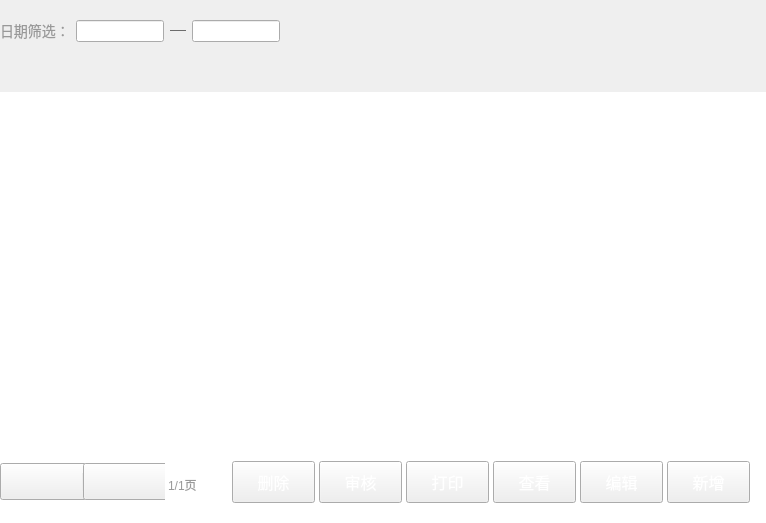
<?xml version="1.0" encoding="UTF-8"?>
<ui version="4.0">
 <class>StockOrderWidget</class>
 <widget class="QWidget" name="StockOrderWidget">
  <property name="geometry">
   <rect>
    <x>0</x>
    <y>0</y>
    <width>766</width>
    <height>523</height>
   </rect>
  </property>
  <property name="windowTitle">
   <string>Form</string>
  </property>
  <layout class="QVBoxLayout" name="verticalLayout">
   <property name="spacing">
    <number>0</number>
   </property>
   <property name="leftMargin">
    <number>0</number>
   </property>
   <property name="topMargin">
    <number>0</number>
   </property>
   <property name="rightMargin">
    <number>0</number>
   </property>
   <property name="bottomMargin">
    <number>0</number>
   </property>
   <item>
    <widget class="QWidget" name="topWidget" native="true">
     <property name="minimumSize">
      <size>
       <width>0</width>
       <height>62</height>
      </size>
     </property>
     <property name="maximumSize">
      <size>
       <width>16777215</width>
       <height>62</height>
      </size>
     </property>
     <layout class="QHBoxLayout" name="horizontalLayout">
      <property name="spacing">
       <number>0</number>
      </property>
      <property name="leftMargin">
       <number>0</number>
      </property>
      <property name="topMargin">
       <number>0</number>
      </property>
      <property name="rightMargin">
       <number>0</number>
      </property>
      <property name="bottomMargin">
       <number>0</number>
      </property>
      <item>
       <widget class="QWidget" name="widget" native="true">
        <property name="minimumSize">
         <size>
          <width>280</width>
          <height>0</height>
         </size>
        </property>
        <property name="maximumSize">
         <size>
          <width>280</width>
          <height>16777215</height>
         </size>
        </property>
        <property name="styleSheet">
         <string notr="true"/>
        </property>
        <layout class="QHBoxLayout" name="horizontalLayout_2">
         <property name="spacing">
          <number>6</number>
         </property>
         <property name="leftMargin">
          <number>0</number>
         </property>
         <property name="topMargin">
          <number>0</number>
         </property>
         <property name="rightMargin">
          <number>0</number>
         </property>
         <property name="bottomMargin">
          <number>0</number>
         </property>
         <item>
          <widget class="QLabel" name="label">
           <property name="styleSheet">
            <string notr="true">font-size:14px;
color:#999999;</string>
           </property>
           <property name="text">
            <string>日期筛选：</string>
           </property>
          </widget>
         </item>
         <item>
          <widget class="QLineEdit" name="startDateEdit">
           <property name="styleSheet">
            <string notr="true">font-size:12px;
color:#999999;</string>
           </property>
           <property name="readOnly">
            <bool>true</bool>
           </property>
          </widget>
         </item>
         <item>
          <widget class="QWidget" name="widget_2" native="true">
           <property name="minimumSize">
            <size>
             <width>16</width>
             <height>1</height>
            </size>
           </property>
           <property name="maximumSize">
            <size>
             <width>16</width>
             <height>1</height>
            </size>
           </property>
           <property name="styleSheet">
            <string notr="true">border: 1px solid #6c6c6c;</string>
           </property>
          </widget>
         </item>
         <item>
          <widget class="QLineEdit" name="endDateEdit">
           <property name="styleSheet">
            <string notr="true">font-size:12px;
color:#999999;</string>
           </property>
           <property name="readOnly">
            <bool>true</bool>
           </property>
          </widget>
         </item>
        </layout>
       </widget>
      </item>
      <item>
       <spacer name="horizontalSpacer">
        <property name="orientation">
         <enum>Qt::Horizontal</enum>
        </property>
        <property name="sizeHint" stdset="0">
         <size>
          <width>215</width>
          <height>20</height>
         </size>
        </property>
       </spacer>
      </item>
      <item>
       <widget class="SearchEdit" name="searchWidget" native="true">
        <property name="minimumSize">
         <size>
          <width>262</width>
          <height>32</height>
         </size>
        </property>
        <property name="maximumSize">
         <size>
          <width>262</width>
          <height>32</height>
         </size>
        </property>
       </widget>
      </item>
     </layout>
    </widget>
   </item>
   <item>
    <widget class="QWidget" name="mainWidget" native="true">
     <layout class="QVBoxLayout" name="verticalLayout_2">
      <property name="spacing">
       <number>0</number>
      </property>
      <property name="leftMargin">
       <number>0</number>
      </property>
      <property name="topMargin">
       <number>0</number>
      </property>
      <property name="rightMargin">
       <number>0</number>
      </property>
      <property name="bottomMargin">
       <number>0</number>
      </property>
      <item>
       <widget class="StockOrderTitleWidget" name="titleWidget" native="true">
        <property name="minimumSize">
         <size>
          <width>0</width>
          <height>30</height>
         </size>
        </property>
        <property name="maximumSize">
         <size>
          <width>16777215</width>
          <height>30</height>
         </size>
        </property>
       </widget>
      </item>
      <item>
       <widget class="StockOrderListView" name="listView">
        <property name="styleSheet">
         <string notr="true">QListView{
border:none;
}</string>
        </property>
       </widget>
      </item>
      <item>
       <widget class="QWidget" name="bottomWidget" native="true">
        <property name="minimumSize">
         <size>
          <width>0</width>
          <height>62</height>
         </size>
        </property>
        <property name="maximumSize">
         <size>
          <width>16777215</width>
          <height>62</height>
         </size>
        </property>
        <property name="styleSheet">
         <string notr="true">QWidget#bottomWidget{
	background-color:#ffffff;
}</string>
        </property>
        <layout class="QHBoxLayout" name="horizontalLayout_3">
         <property name="spacing">
          <number>16</number>
         </property>
         <property name="leftMargin">
          <number>0</number>
         </property>
         <property name="topMargin">
          <number>0</number>
         </property>
         <property name="rightMargin">
          <number>16</number>
         </property>
         <property name="bottomMargin">
          <number>20</number>
         </property>
         <item>
          <widget class="QWidget" name="leftWidget" native="true">
           <property name="minimumSize">
            <size>
             <width>200</width>
             <height>0</height>
            </size>
           </property>
           <property name="maximumSize">
            <size>
             <width>200</width>
             <height>16777215</height>
            </size>
           </property>
           <layout class="QHBoxLayout" name="horizontalLayout_4">
            <property name="spacing">
             <number>0</number>
            </property>
            <property name="leftMargin">
             <number>0</number>
            </property>
            <property name="topMargin">
             <number>0</number>
            </property>
            <property name="rightMargin">
             <number>0</number>
            </property>
            <property name="bottomMargin">
             <number>0</number>
            </property>
            <item>
             <spacer name="horizontalSpacer_2">
              <property name="orientation">
               <enum>Qt::Horizontal</enum>
              </property>
              <property name="sizeHint" stdset="0">
               <size>
                <width>40</width>
                <height>20</height>
               </size>
              </property>
             </spacer>
            </item>
            <item>
             <widget class="QWidget" name="widget_5" native="true">
              <layout class="QHBoxLayout" name="horizontalLayout_5">
               <property name="spacing">
                <number>0</number>
               </property>
               <property name="leftMargin">
                <number>0</number>
               </property>
               <property name="topMargin">
                <number>0</number>
               </property>
               <property name="rightMargin">
                <number>0</number>
               </property>
               <property name="bottomMargin">
                <number>0</number>
               </property>
               <item>
                <widget class="QPushButton" name="lastPageButton">
                 <property name="minimumSize">
                  <size>
                   <width>87</width>
                   <height>37</height>
                  </size>
                 </property>
                 <property name="maximumSize">
                  <size>
                   <width>87</width>
                   <height>37</height>
                  </size>
                 </property>
                 <property name="styleSheet">
                  <string notr="true">QPushButton
{
	border-image: url(:/saleImage/btn-up-nomal.png);
}

QPushButton:pressed
{
	border-image: url(:/saleImage/btn-up-pess.png);
}

QPushButton:disabled
{
border-image: url(:/saleImage/btn-up-disable.png);
}</string>
                 </property>
                 <property name="text">
                  <string/>
                 </property>
                </widget>
               </item>
               <item>
                <widget class="QWidget" name="widget_6" native="true">
                 <property name="minimumSize">
                  <size>
                   <width>1</width>
                   <height>18</height>
                  </size>
                 </property>
                 <property name="maximumSize">
                  <size>
                   <width>1</width>
                   <height>18</height>
                  </size>
                 </property>
                 <property name="styleSheet">
                  <string notr="true">border: 1px solid #ededed;</string>
                 </property>
                </widget>
               </item>
               <item>
                <widget class="QPushButton" name="nextPageButton">
                 <property name="minimumSize">
                  <size>
                   <width>87</width>
                   <height>37</height>
                  </size>
                 </property>
                 <property name="maximumSize">
                  <size>
                   <width>87</width>
                   <height>37</height>
                  </size>
                 </property>
                 <property name="styleSheet">
                  <string notr="true">QPushButton{
	border-image: url(:/saleImage/btn-down-nomal.png);
}

QPushButton:pressed{
	border-image: url(:/saleImage/btn-down-pess.png);
}

QPushButton:disabled{
	border-image: url(:/saleImage/btn-down-disabled.png);
}</string>
                 </property>
                 <property name="text">
                  <string/>
                 </property>
                </widget>
               </item>
              </layout>
             </widget>
            </item>
            <item>
             <spacer name="horizontalSpacer_3">
              <property name="orientation">
               <enum>Qt::Horizontal</enum>
              </property>
              <property name="sizeHint" stdset="0">
               <size>
                <width>40</width>
                <height>20</height>
               </size>
              </property>
             </spacer>
            </item>
            <item>
             <widget class="QLabel" name="pageLabel">
              <property name="styleSheet">
               <string notr="true">font-size:12px;
color:#999999;
font-family:&quot;微软雅黑&quot;;
padding-top:6px;</string>
              </property>
              <property name="text">
               <string>1/1页</string>
              </property>
             </widget>
            </item>
           </layout>
          </widget>
         </item>
         <item>
          <spacer name="horizontalSpacer_4">
           <property name="orientation">
            <enum>Qt::Horizontal</enum>
           </property>
           <property name="sizeHint" stdset="0">
            <size>
             <width>40</width>
             <height>20</height>
            </size>
           </property>
          </spacer>
         </item>
         <item>
          <widget class="QWidget" name="widget_3" native="true">
           <property name="sizePolicy">
            <sizepolicy hsizetype="Preferred" vsizetype="Preferred">
             <horstretch>0</horstretch>
             <verstretch>0</verstretch>
            </sizepolicy>
           </property>
           <property name="minimumSize">
            <size>
             <width>518</width>
             <height>0</height>
            </size>
           </property>
           <property name="maximumSize">
            <size>
             <width>518</width>
             <height>16777215</height>
            </size>
           </property>
           <layout class="QHBoxLayout" name="horizontalLayout_6">
            <property name="spacing">
             <number>4</number>
            </property>
            <property name="leftMargin">
             <number>0</number>
            </property>
            <property name="topMargin">
             <number>0</number>
            </property>
            <property name="rightMargin">
             <number>0</number>
            </property>
            <property name="bottomMargin">
             <number>0</number>
            </property>
            <item>
             <widget class="QPushButton" name="deleteButton">
              <property name="sizePolicy">
               <sizepolicy hsizetype="Minimum" vsizetype="Minimum">
                <horstretch>0</horstretch>
                <verstretch>0</verstretch>
               </sizepolicy>
              </property>
              <property name="minimumSize">
               <size>
                <width>0</width>
                <height>0</height>
               </size>
              </property>
              <property name="maximumSize">
               <size>
                <width>16777215</width>
                <height>16777215</height>
               </size>
              </property>
              <property name="styleSheet">
               <string notr="true">QPushButton{
	font-size:16px;
	color:#ffffff;
	border-image: url(:/adjustPrice/blueButton.png);
}

QPushButton:pressed{
	border-image: url(:/adjustPrice/blueButtonPress.png);
}

QPushButton:disabled{
	border-image: url(:/adjustPrice/buttonDisable.png);
}</string>
              </property>
              <property name="text">
               <string>删除</string>
              </property>
             </widget>
            </item>
            <item>
             <widget class="QPushButton" name="checkButton">
              <property name="sizePolicy">
               <sizepolicy hsizetype="Minimum" vsizetype="Minimum">
                <horstretch>0</horstretch>
                <verstretch>0</verstretch>
               </sizepolicy>
              </property>
              <property name="styleSheet">
               <string notr="true">QPushButton{
	font-size:16px;
	color:#ffffff;
	border-image: url(:/adjustPrice/blueButton.png);
}

QPushButton:pressed{
	border-image: url(:/adjustPrice/blueButtonPress.png);
}

QPushButton:disabled{
	border-image: url(:/adjustPrice/buttonDisable.png);
}</string>
              </property>
              <property name="text">
               <string>审核</string>
              </property>
             </widget>
            </item>
            <item>
             <widget class="QPushButton" name="printButton">
              <property name="sizePolicy">
               <sizepolicy hsizetype="Minimum" vsizetype="Minimum">
                <horstretch>0</horstretch>
                <verstretch>0</verstretch>
               </sizepolicy>
              </property>
              <property name="styleSheet">
               <string notr="true">QPushButton{
	font-size:16px;
	color:#ffffff;
	border-image: url(:/adjustPrice/blueButton.png);
}

QPushButton:pressed{
	border-image: url(:/adjustPrice/blueButtonPress.png);
}

QPushButton:disabled{
	border-image: url(:/adjustPrice/buttonDisable.png);
}</string>
              </property>
              <property name="text">
               <string>打印</string>
              </property>
             </widget>
            </item>
            <item>
             <widget class="QPushButton" name="searchButton">
              <property name="sizePolicy">
               <sizepolicy hsizetype="Minimum" vsizetype="Minimum">
                <horstretch>0</horstretch>
                <verstretch>0</verstretch>
               </sizepolicy>
              </property>
              <property name="styleSheet">
               <string notr="true">QPushButton{
	font-size:16px;
	color:#ffffff;
	border-image: url(:/adjustPrice/blueButton.png);
}

QPushButton:pressed{
	border-image: url(:/adjustPrice/blueButtonPress.png);
}

QPushButton:disabled{
	border-image: url(:/adjustPrice/buttonDisable.png);
}</string>
              </property>
              <property name="text">
               <string>查看</string>
              </property>
             </widget>
            </item>
            <item>
             <widget class="QPushButton" name="editButton">
              <property name="sizePolicy">
               <sizepolicy hsizetype="Minimum" vsizetype="Minimum">
                <horstretch>0</horstretch>
                <verstretch>0</verstretch>
               </sizepolicy>
              </property>
              <property name="styleSheet">
               <string notr="true">QPushButton{
	font-size:16px;
	color:#ffffff;
	border-image: url(:/adjustPrice/blueButton.png);
}

QPushButton:pressed{
	border-image: url(:/adjustPrice/blueButtonPress.png);
}

QPushButton:disabled{
	border-image: url(:/adjustPrice/buttonDisable.png);
}</string>
              </property>
              <property name="text">
               <string>编辑</string>
              </property>
             </widget>
            </item>
            <item>
             <widget class="QPushButton" name="addButton">
              <property name="sizePolicy">
               <sizepolicy hsizetype="Minimum" vsizetype="Minimum">
                <horstretch>0</horstretch>
                <verstretch>0</verstretch>
               </sizepolicy>
              </property>
              <property name="minimumSize">
               <size>
                <width>0</width>
                <height>0</height>
               </size>
              </property>
              <property name="maximumSize">
               <size>
                <width>16777215</width>
                <height>16777215</height>
               </size>
              </property>
              <property name="styleSheet">
               <string notr="true">QPushButton{
	font-size:16px;
	color:#ffffff;
	border-image: url(:/adjustPrice/orangeButton.png);
}

QPushButton:pressed{
	border-image: url(:/adjustPrice/OrangeButtonPress.png);
}

QPushButton:disabled{
	border-image: url(:/adjustPrice/buttonDisable.png);
}</string>
              </property>
              <property name="text">
               <string>新增</string>
              </property>
             </widget>
            </item>
           </layout>
          </widget>
         </item>
        </layout>
       </widget>
      </item>
     </layout>
    </widget>
   </item>
  </layout>
 </widget>
 <customwidgets>
  <customwidget>
   <class>SearchEdit</class>
   <extends>QWidget</extends>
   <header>SearchEdit.h</header>
   <container>1</container>
  </customwidget>
  <customwidget>
   <class>StockOrderTitleWidget</class>
   <extends>QWidget</extends>
   <header>StockOrderTitleWidget.h</header>
   <container>1</container>
  </customwidget>
  <customwidget>
   <class>StockOrderListView</class>
   <extends>QListView</extends>
   <header>StockOrderListView.h</header>
  </customwidget>
 </customwidgets>
 <resources/>
 <connections/>
</ui>
